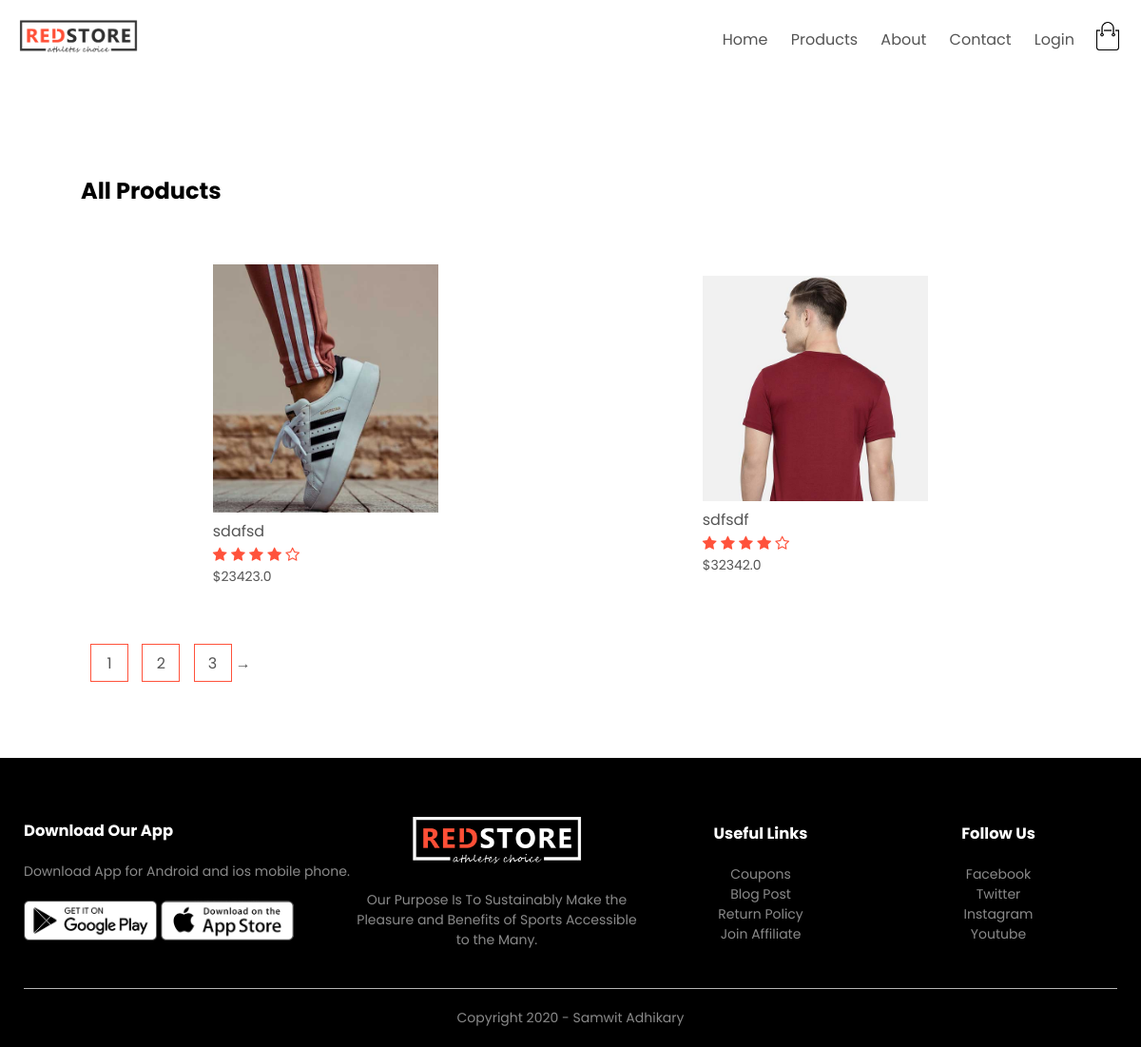
Page /products on the committed database.
### Products/models.py (models this page shows, shortened)
class ProductModels(models.Model):
     LIVE=1
     DELETE=0
     DELETE_CHOICE=((LIVE,'live'),(DELETE,'Delete'))
     title=models.CharField(max_length=100)
     price=models.FloatField()
     description=models.CharField(max_length=200)
     image=models.ImageField(upload_to='media/productimage')
     category=models.CharField(max_length=100)
     priority=models.IntegerField(default=0)
     delete_status=models.IntegerField(choices=DELETE_CHOICE,default=LIVE)
     created_at=models.DateTimeField(auto_created=True)
     updated_at=models.DateTimeField(auto_now=True)

### Products/views.py (the view)
# urls.py: path('products', views.list_product,name='products'),
def list_product(request):
    products_list = ProductModels.objects.order_by('-priority')
    product_paginator = Paginator(products_list, 2)  # 2 products per page
    page = request.GET.get('page', 1)
    page_obj = product_paginator.get_page(page)
    def chunk_products(products, size):
        return [products[i:i + size] for i in range(0, len(products), size)]
    chunked_products = chunk_products(list(page_obj), 4)
    context = {
        'products_chunks': chunked_products,
        'page_obj': page_obj
    }
    return render(request, 'products.html', context)

### templates/products.html (shortened to what this page needs)
{% extends 'base.html' %}
{% block content %}
    {% include 'product_list.html' %}
{% endblock content %}

### templates/product_list.html (shortened to what this page needs)
{% load static %}
<div class="small-container">
  <div class="row row-2">
    <h2>All Products</h2>
  </div>
  {% for product_chunk in products_chunks %}
  <div class="row">
    {% for product in product_chunk %}
    <div class="col-4">
      <a href="{% url 'product_details' product.id %}">
        <img src="{{ product.image.url }}" alt="{{ product.title }}">
      </a>
      <h4>{{ product.title }}</h4>
      <div class="rating">
        <i class="fa fa-star"></i>
        <i class="fa fa-star"></i>
        <i class="fa fa-star"></i>
        <i class="fa fa-star"></i>
        <i class="fa fa-star-o"></i>
      </div>
      <p>${{ product.price }}</p>
    </div>
    {% endfor %}
  </div>
  {% endfor %}
  <div class="page-btn">
    {% for i in page_obj.paginator.page_range %}
      <a href="?page={{ i }}" {% if page_obj.number == i %}class="active"{% endif %}>
        <span>{{ i }}</span>
      </a>
    {% endfor %}
    {% if page_obj.has_next %}
      <a href="?page={{ page_obj.next_page_number }}">→</a>
    {% endif %}
  </div>
</div>

### static/css/style.css (style rules this page uses)
* { margin: 0; padding: 0; box-sizing: border-box; }
body { font-family: 'Poppins', sans-serif; }
a { text-decoration: none; color: #555; }
p { color: #555; }
.row { display: flex; align-items: center; flex-wrap: wrap; justify-content: space-around; }
.small-container { max-width: 1080px; margin: auto; padding-left: 25px; padding-right: 25px; }
.col-4 { flex-basis: 25%; padding: 10px; min-width: 200px; margin-bottom: 50px; transition: transform 0.5s; }
.col-4 img { width: 100%; }
h4 { color: #555; font-weight: normal; }
.col-4 p { font-size: 14px; }
.rating .fa { color: #ff523b; }
.row-2 { justify-content: space-between; margin: 100px auto 50px; }
.page-btn { margin: 0 auto 80px; }
.page-btn span { display: inline-block; border: 1px solid #ff523b; margin-left: 10px; width: 40px; height: 40px; text-align: center; line-height: 40px; cursor: pointer; }

### rows in the picture
ProductModels: image (picture), title "sdafsd", price "23423.0"
ProductModels: image (picture), title "sdfsdf", price "32342.0"

### other values in the picture
{{ i }} "1" "2" "3"
